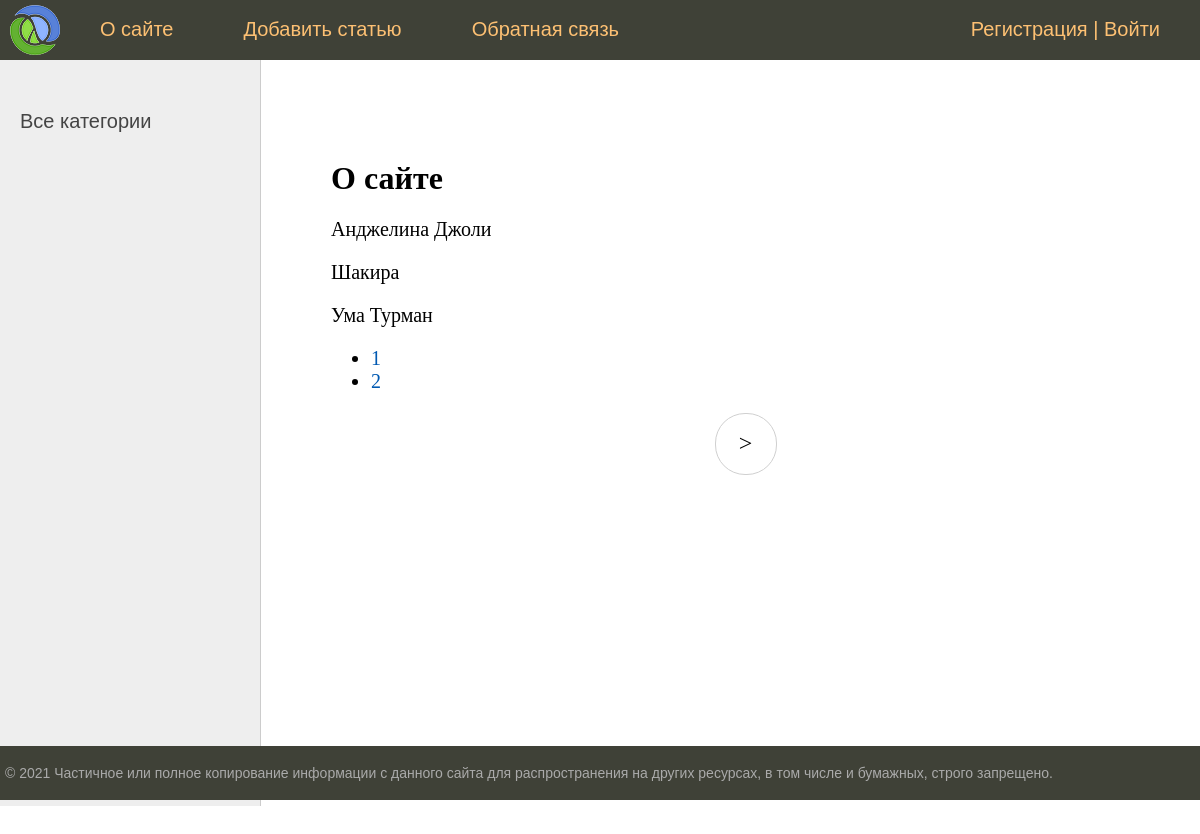
The page /about/ on the database its author committed.
### women/models.py (models this page shows, shortened)
class Women(models.Model):
    title = models.CharField(max_length=255, verbose_name="Заголовок")
    slug = models.SlugField(max_length=255, unique=True, verbose_name="URL")
    content = models.TextField(blank=True)
    photo = models.ImageField(upload_to="photos/%Y/%m/%d/", null=True, blank=True)
    time_create = models.DateTimeField(auto_now_add=True)
    time_update = models.DateTimeField(auto_now=True)
    is_published = models.BooleanField(default=True)
    category = models.ForeignKey('Category', on_delete=models.PROTECT, null=True)
    class Meta:
        verbose_name = 'Известные женщины'
        verbose_name_plural = 'Известные женщины'
        ordering = ['id']
    def __str__(self):
        return self.title

### women/views.py (the view)
# urls.py: path('about/', about, name='about'),
def about(request):
    contact_list = Women.objects.all()
    paginator = Paginator(contact_list, 3)
    page_number = request.GET.get('page')
    page_obj = paginator.get_page(page_number)
    return render(request, 'women/about.html', {'page_obj': page_obj, 'menu': menu, 'title': 'О сайте'})

### women/templates/women/about.html
{% extends 'women/base.html' %}
{% block content %}
<h1>{{title}}</h1>
{% for contact in page_obj %}
    <p>{{ contact }}</p>
{% endfor %}
<nav>
    <ul>
        {% for p in page_obj.paginator.page_range %}
        <li>
            <a href="?page={{ p }}">{{ p }}</a>
        </li>
        {% endfor %}
    </ul>
</nav>
{% endblock %}

### women/static/women/css/styles.css (style rules this page uses)
html, body { font-family: 'Arial'; margin: 0; padding: 0; height: 100%; width: 100%; color: #444; }
a { color: #0059b2; text-decoration: none; }
.content-text h1 { font-size: 32px; }

### rows shown on the page
Women: title "Анджелина Джоли"
Women: title "Шакира"
Women: title "Ума Турман"

### other values the page prints
{{ m.title }} "О сайте" "Добавить статью" "Обратная связь"
{{ title }} "О сайте"
{{ p }} "1" "2"
